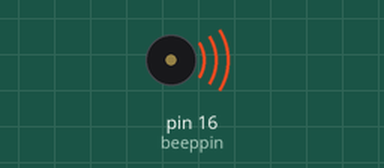
Recording of a sketch running on a simulated Arduino Uno, built with avr-gcc and run on an emulated ATmega328P. On the bench: buzzer (waves = sounding).

Above: at 0.2 s.
Timing chart, 0 to 6.2 s (numbered marks = the images above):
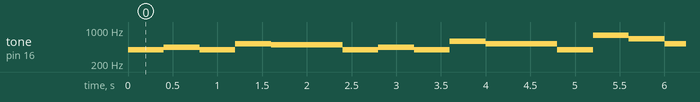

The sketch:

4_3_3_Music.ino
```cpp
/*
 * 文件名 : Music
 * 功能   : 让无源蜂鸣器播放音乐.
 * 编译IDE：ARDUINO 2.3.6
 * 作者   : https://www.keyesrobot.cn/
*/
int beeppin = 16;  //定义无源蜂鸣器引脚为IO16

// do、re、mi、fa、so、la、si
int doremi[] = { 262, 294, 330, 370, 392, 440, 494,                                                        //低音调0-6
                 523, 587, 659, 698, 784, 880, 988,                                                        //中音调7-13
                 1047, 1175, 1319, 1397, 1568, 1760, 1967 };                                               //高音调14-20
int happybirthday[] = { 5, 5, 6, 5, 8, 7, 5, 5, 6, 5, 9, 8, 5, 5, 12, 10, 8, 7, 6, 11, 11, 10, 8, 9, 8 };  // 根据简谱低中高音找到doremi[]数组中的位置号
int meter[] = { 1, 1, 2, 2, 2, 4, 1, 1, 2, 2, 2, 4, 1, 1, 2, 2, 2, 2, 2, 1, 1, 2, 2, 2, 4 };               // 节拍

void setup() {
  pinMode(beeppin, OUTPUT);  //定义引脚IO16为输出模式
}

void loop() {
  for (int i = 0; i <= 24; i++) {                 //i<=24 的原因是歌谱中只有24个音调
    tone(beeppin, doremi[happybirthday[i] - 1]);  //用tone()函数发出频率为frequency的波形
    delay(meter[i] * 200);                        //等待1000毫秒
    noTone(beeppin);                              //停止发声
  }
}
```

Measured:
- by itself, tone on pin 16 (beeppin): plays 392 Hz for 0.40 s, 440 Hz for 0.40 s, 392 Hz for 0.40 s, 523 Hz for 0.40 s, 494 Hz for 0.80 s, 392 Hz for 0.40 s … (284 notes in this stretch)
